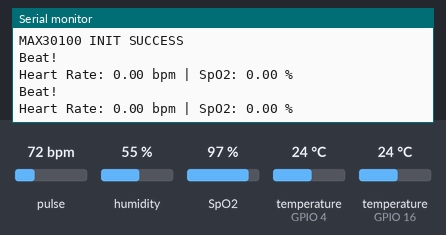
The sketch below on a simulated ESP32. Parts: the last lines printed to the serial monitor. The test bench sets the inputs (shaded band); at power-on: pulse 72 bpm, temperature (sensors on GPIO 4, GPIO 16) 24 °C, SpO2 97 %, humidity 55 %. WiFi joins after 1.5 s; servers stay silent unless stated.

Above: at 3.0 s.
3.1 s: pulse set to 42 bpm
At 4.7 s:
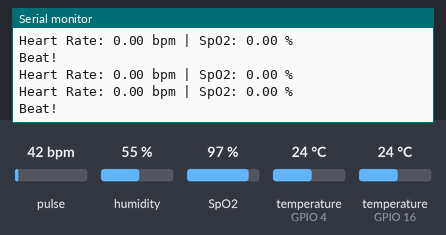
7.1 s: temperature (sensor on GPIO 4) set to 12 °C
At 8.3 s:
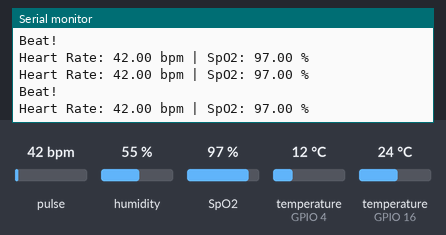
8.6 s: temperature (sensor on GPIO 16) set to 12 °C
At 9.1 s:
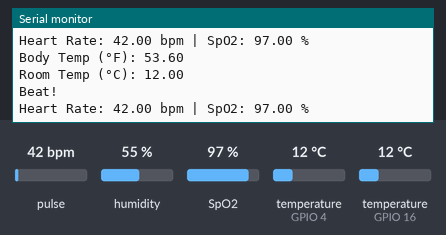
10.1 s: SpO2 set to 80 %
At 11.4 s:
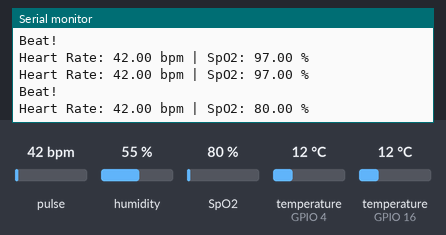
11.6 s: temperature (sensor on GPIO 4) set to 19 °C
At 12.4 s:
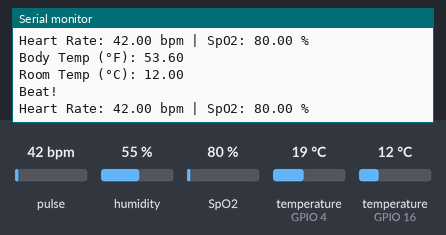
13.1 s: temperature (sensor on GPIO 16) set to 19 °C
At 14.4 s:
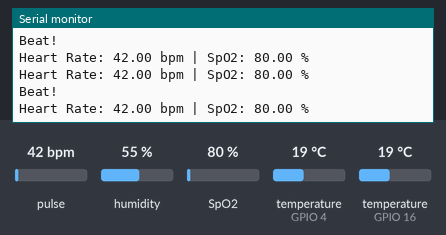
Timing chart, 0 to 15.6 s (numbered marks = the images above; inputs shaded):
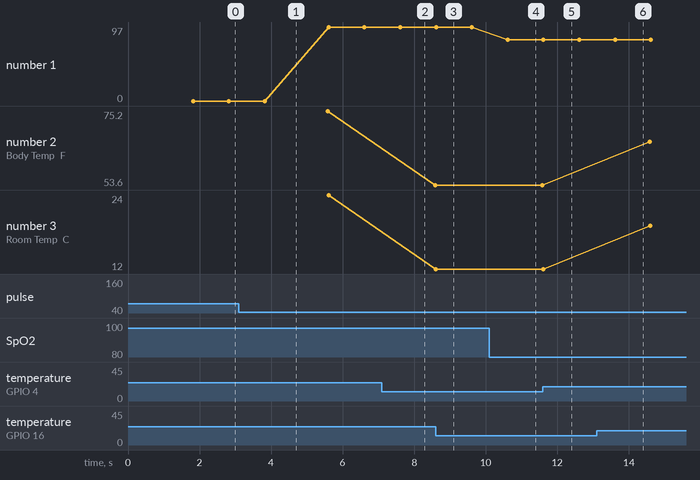

Measured:
- after the input at 8.6 s, the serial monitor: prints a new line at once (image 3)
- after the input at 10.1 s, the serial monitor: prints a new line after 0.51 s (image 4)
- plotted number 1: 97 → 80 after the input at 10.1 s
- plotted number 2: 75.2 → 53.6 after the input at 7.1 s
- plotted number 3: 24 → 12 after the input at 8.6 s, 12 → 19 after the input at 13.1 s

The sketch:

oT_Based_Patient_Health_Monitor_System_using_Blynk_and_ESP32.ino
```cpp
#define BLYNK_TEMPLATE_ID "TMPL6yzWyDeM9"
#define BLYNK_TEMPLATE_NAME "IoT Patient Health Monitor"
#define BLYNK_AUTH_TOKEN "E0m_KDm9OWDLrHrM7fFzu-7pHR2j4nsM"

#include <WiFi.h>
#include <BlynkSimpleEsp32.h>
#include <Wire.h>
#include "MAX30100_PulseOximeter.h"
#include <OneWire.h>
#include <DallasTemperature.h>
#include <DHT.h>

// WiFi credentials
char ssid[] = "RoboTech";
char pass[] = "aslam12345";

// MAX30100
PulseOximeter pox;
uint32_t tsLastReport = 0;
#define REPORTING_PERIOD_MS 1000

// DS18B20 (body temp in °F)
#define ONE_WIRE_BUS 4
OneWire oneWire(ONE_WIRE_BUS);
DallasTemperature bodyTempSensor(&oneWire);

// DHT11 (room temp in °C)
#define DHTPIN 16
#define DHTTYPE DHT11
DHT dht(DHTPIN, DHTTYPE);

// Blynk timer
BlynkTimer timer;

// Beat detected callback
void onBeatDetected() {
  Serial.println("Beat!");
}

// Function to read DS18B20 and DHT11
void readOtherSensors() {
  // DS18B20
  bodyTempSensor.requestTemperatures();
  float tempC = bodyTempSensor.getTempCByIndex(0);
  float tempF = tempC * 1.8 + 32.0;

  if (tempC != DEVICE_DISCONNECTED_C) {
    Serial.print("Body Temp (°F): ");
    Serial.println(tempF);
    Blynk.virtualWrite(V2, tempF);
  } else {
    Serial.println("Error: DS18B20 not responding");
  }

  // DHT11
  float roomTemp = dht.readTemperature();
  if (!isnan(roomTemp)) {
    Serial.print("Room Temp (°C): ");
    Serial.println(roomTemp);
    Blynk.virtualWrite(V3, roomTemp);
  } else {
    Serial.println("Error: DHT11 read failed");
  }
}

void setup() {
  Serial.begin(115200);

  // Start Blynk
  Blynk.begin(BLYNK_AUTH_TOKEN, ssid, pass);

  // Start sensors
  dht.begin();
  bodyTempSensor.begin();

  // Start MAX30100
  if (!pox.begin()) {
    Serial.println("MAX30100 INIT FAILED");
    while (1);  // Stop here if it fails
  } else {
    Serial.println("MAX30100 INIT SUCCESS");
  }

  pox.setIRLedCurrent(MAX30100_LED_CURR_24MA);
  pox.setOnBeatDetectedCallback(onBeatDetected);

  // Set periodic sensor read every 3 seconds
  timer.setInterval(3000L, readOtherSensors);
}

void loop() {
  Blynk.run();
  timer.run();
  pox.update();

  if (millis() - tsLastReport > REPORTING_PERIOD_MS) {
    tsLastReport = millis();

    float hr = pox.getHeartRate();
    float spo2 = pox.getSpO2();

    Serial.print("Heart Rate: ");
    Serial.print(hr);
    Serial.print(" bpm | SpO2: ");
    Serial.print(spo2);
    Serial.println(" %");

    Blynk.virtualWrite(V0, hr);
    Blynk.virtualWrite(V1, spo2);
  }
}
```
